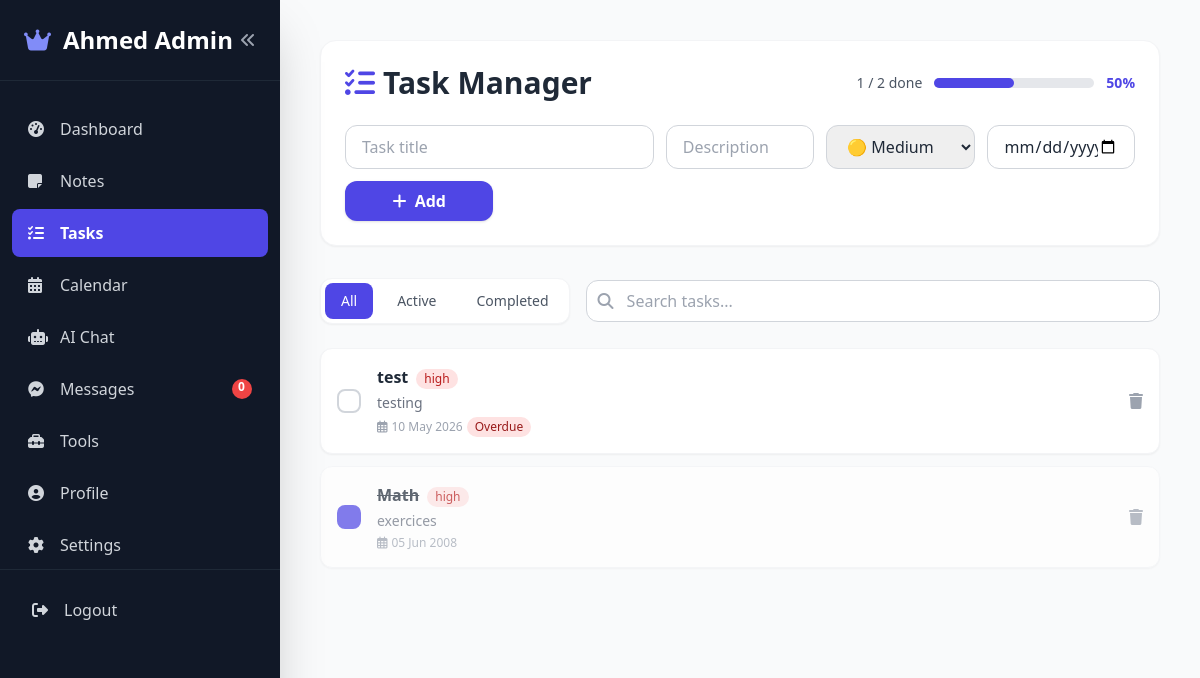
The page /tasks (signed in) on the database its author committed.
### app/models.py (models this page shows, shortened)
class User(UserMixin, db.Model):
    id = db.Column(db.Integer, primary_key=True)
    username = db.Column(db.String(80), unique=True, nullable=False)
    email = db.Column(db.String(120), unique=True, nullable=False)
    password_hash = db.Column(db.String(256))
    avatar_url = db.Column(db.String(200), default="")
    bio = db.Column(db.Text, default="")
    cover_url = db.Column(db.String(500), default="")           # cover image URL
    skills = db.Column(db.Text, default="")                     # comma‑separated skills
    linkedin_url = db.Column(db.String(300), default="")
    github_url = db.Column(db.String(300), default="")
    twitter_url = db.Column(db.String(300), default="")
    website_url = db.Column(db.String(300), default="")
    theme = db.Column(db.String(10), default="light")
    font_family = db.Column(db.String(30), default="Inter")
    verification_code = db.Column(db.String(6), nullable=True)
    verification_code_expires = db.Column(db.DateTime, nullable=True)
    email_verified = db.Column(db.Boolean, default=False)
    notification_sound_url = db.Column(db.String(500),
                                       default="https://www.soundjay.com/buttons/sounds/button-09.mp3")
    notifications_enabled = db.Column(db.Boolean, default=True)
    unread_badge_enabled = db.Column(db.Boolean, default=True)
    notification_sound_enabled = db.Column(db.Boolean, default=True)
    default_reminder_minutes = db.Column(db.Integer, default=30)
    notes = db.relationship("Note", backref="author", lazy=True, cascade="all, delete-orphan")
    tasks = db.relationship("Task", backref="author", lazy=True, cascade="all, delete-orphan")
    events = db.relationship("Event", backref="author", lazy=True, cascade="all, delete-orphan")
    chats = db.relationship("Chat", backref="author", lazy=True, cascade="all, delete-orphan")
    owned_groups = db.relationship("ChatGroup", backref="owner", lazy=True, cascade="all, delete-orphan",
                                   foreign_keys="ChatGroup.owner_id")
    group_memberships = db.relationship("GroupMember", backref="user", lazy=True, cascade="all, delete-orphan")

class Task(db.Model):
    id = db.Column(db.Integer, primary_key=True)
    title = db.Column(db.String(200), nullable=False)
    description = db.Column(db.Text)
    completed = db.Column(db.Boolean, default=False)
    priority = db.Column(db.String(10), default="medium")
    due_date = db.Column(db.DateTime, nullable=True)
    created_at = db.Column(db.DateTime, default=datetime.utcnow)
    updated_at = db.Column(db.DateTime, default=datetime.utcnow, onupdate=datetime.utcnow)
    user_id = db.Column(db.Integer, db.ForeignKey("user.id"), nullable=False)

### app/routes/tasks.py (the view)
@tasks_bp.route("/tasks")
@login_required
def tasks():
    tasks_list = Task.query.filter_by(user_id=current_user.id).order_by(
        Task.completed, Task.priority.desc(), Task.due_date
    ).all()
    return render_template("tasks.html", tasks=tasks_list, today=date.today(), timedelta=timedelta)

### templates/tasks.html (shortened to what this page needs)
{% extends "base.html" %}
{% block content %}
<div class="max-w-5xl mx-auto">
  <div class="bg-white rounded-2xl shadow-sm border border-gray-100 p-6 mb-8">
    <div class="flex flex-col sm:flex-row sm:items-center sm:justify-between mb-6">
      <h2 class="text-3xl font-bold text-gray-800 flex items-center gap-2">
        <i class="fas fa-tasks text-indigo-600"></i> Task Manager
      </h2>
      {% if tasks %}
      <div class="flex items-center gap-3 mt-4 sm:mt-0">
        <span class="text-sm font-medium text-gray-600">
          {{ tasks | selectattr('completed', 'equalto', true) | list | length }} / {{ tasks | length }} done
        </span>
        <div class="w-40 bg-gray-200 rounded-full h-2.5">
          <div class="bg-indigo-600 h-2.5 rounded-full"
               style="width: {{ (tasks | selectattr('completed', 'equalto', true) | list | length / tasks | length * 100) | int }}%"></div>
        </div>
        <span class="text-sm font-semibold text-indigo-600">
          {{ (tasks | selectattr('completed', 'equalto', true) | list | length / tasks | length * 100) | int }}%
        </span>
      </div>
      {% endif %}
    </div>
    <form method="POST" action="{{ url_for('tasks.add_task') }}" class="grid grid-cols-1 md:grid-cols-5 gap-3">
      <input type="text" name="title" placeholder="Task title" required
             class="md:col-span-2 px-4 py-2 border border-gray-300 rounded-xl focus:ring-2 focus:ring-indigo-500 outline-none">
      <input type="text" name="description" placeholder="Description"
             class="px-4 py-2 border border-gray-300 rounded-xl">
      <select name="priority" class="px-4 py-2 border border-gray-300 rounded-xl">
        <option value="medium" selected>🟡 Medium</option>
      </select>
      <input type="date" name="due_date" class="px-4 py-2 border border-gray-300 rounded-xl">
      <button type="submit" class="bg-indigo-600 hover:bg-indigo-700 text-white font-semibold py-2 px-4 rounded-xl shadow transition">
        <i class="fas fa-plus mr-1"></i> Add
      </button>
    </form>
  </div>
  {% if tasks %}
  <div class="flex flex-col sm:flex-row sm:items-center gap-4 mb-6">
    <div class="flex gap-2 bg-white rounded-xl shadow-sm border border-gray-100 p-1">
      <button class="filter-btn active px-4 py-2 rounded-lg text-sm font-medium bg-indigo-600 text-white" data-filter="all">
        All
      </button>
      <button class="filter-btn px-4 py-2 rounded-lg text-sm font-medium text-gray-600 hover:bg-gray-100" data-filter="active">
        Active
      </button>
      <button class="filter-btn px-4 py-2 rounded-lg text-sm font-medium text-gray-600 hover:bg-gray-100" data-filter="completed">
        Completed
      </button>
    </div>
    <div class="flex-1 relative">
      <input type="text" id="search-input" placeholder="Search tasks..."
             class="w-full pl-10 pr-4 py-2 border border-gray-300 rounded-xl focus:ring-2 focus:ring-indigo-500 outline-none">
      <i class="fas fa-search absolute left-3 top-1/2 transform -translate-y-1/2 text-gray-400"></i>
    </div>
  </div>
  <div class="space-y-3" id="task-list">
    {% for task in tasks %}
    <div class="task-item bg-white rounded-xl shadow-sm border border-gray-100 p-4 flex items-center gap-4 transition hover:shadow-md
                {% if task.completed %}opacity-70 bg-gray-50 completed-task{% endif %}"
         data-status="{% if task.completed %}completed{% else %}active{% endif %}"
         data-title="{{ task.title | lower }}"
         data-desc="{{ (task.description or '') | lower }}">
      <label class="flex-shrink-0 relative cursor-pointer">
        <div class="w-6 h-6 border-2 border-gray-300 rounded-lg peer-checked:bg-indigo-600 peer-checked:border-indigo-600 flex items-center justify-center transition">
        </div>
      </label>
      <div class="flex-1 min-w-0">
        <div class="flex items-baseline gap-2 flex-wrap">
          <span class="font-semibold text-gray-800 {% if task.completed %}line-through{% endif %}">{{ task.title }}</span>
          <span class="text-xs px-2 py-0.5 rounded-full font-medium
                       {% if task.priority == 'high' %}bg-red-100 text-red-700
                       {% elif task.priority == 'medium' %}bg-yellow-100 text-yellow-700
                       {% else %}bg-blue-100 text-blue-700{% endif %}">
            {{ task.priority }}
          </span>
        </div>
        {% if task.description %}
        <p class="text-sm text-gray-500 mt-1 truncate">{{ task.description }}</p>
        {% endif %}
        {% if task.due_date %}
        <p class="text-xs text-gray-400 mt-1 flex items-center gap-1">
          <i class="far fa-calendar-alt"></i>
          {{ task.due_date.strftime('%d %b %Y') }}
          {% set due_date = task.due_date.date() if task.due_date else None %}
          {% if due_date and not task.completed %}
            {% if due_date == today %}
              <span class="bg-amber-100 text-amber-800 text-xs px-2 py-0.5 rounded-full font-medium">Today</span>
            {% elif due_date == today + timedelta(1) %}
              <span class="bg-indigo-100 text-indigo-800 text-xs px-2 py-0.5 rounded-full font-medium">Tomorrow</span>
            {% elif due_date < today %}
              <span class="bg-red-100 text-red-800 text-xs px-2 py-0.5 rounded-full font-medium">Overdue</span>
            {% elif (due_date - today).days <= 3 %}
              <span class="bg-amber-100 text-amber-800 text-xs px-2 py-0.5 rounded-full font-medium">Due soon</span>
            {% else %}
              <span class="bg-gray-100 text-gray-600 text-xs px-2 py-0.5 rounded-full">{{ (due_date - today).days }} days left</span>
            {% endif %}
          {% endif %}
        </p>
        {% endif %}
      </div>
      <a href="#" onclick="confirmTaskDelete('{{ url_for('tasks.delete_task', task_id=task.id) }}'); return false;"
         class="flex-shrink-0 text-gray-400 hover:text-red-500 transition">
        <i class="fas fa-trash"></i>
      </a>
    </div>
    {% endfor %}
  </div>
  {% else %}
  <div class="text-center py-16 bg-white rounded-2xl shadow-sm border border-gray-100">
    <i class="fas fa-check-circle text-5xl text-gray-300 mb-4"></i>
    <p class="text-gray-500 text-lg">No tasks yet. Add your first task above.</p>
  </div>
  {% endif %}
</div>
{% endblock %}

### templates/base.html (shortened to what this page needs)
<!DOCTYPE html>
<html lang="en" class="">
<head>
  <script src="https://cdn.tailwindcss.com"></script>
  <link rel="stylesheet" href="https://cdnjs.cloudflare.com/ajax/libs/font-awesome/6.5.1/css/all.min.css">
  <link href="https://cdn.jsdelivr.net/npm/fullcalendar@6.1.11/index.global.min.css" rel="stylesheet">
  <link rel="stylesheet" href="https://cdn.jsdelivr.net/npm/glightbox/dist/css/glightbox.min.css" />
  <link href="https://cdnjs.cloudflare.com/ajax/libs/prism/1.29.0/themes/prism-tomorrow.min.css" rel="stylesheet" />
  <link href="https://cdnjs.cloudflare.com/ajax/libs/prism/1.29.0/plugins/line-numbers/prism-line-numbers.min.css" rel="stylesheet" />
  <link rel="stylesheet" href="https://cdn.jsdelivr.net/npm/katex@0.16.9/dist/katex.min.css">
  <link href="https://cdn.quilljs.com/1.3.7/quill.snow.css" rel="stylesheet">
</head>
<body class="bg-gray-50 dark:bg-gray-900 text-gray-800 dark:text-gray-200 antialiased">
  <aside id="sidebar" class="sidebar fixed top-0 left-0 h-full bg-gray-900 text-white z-50 transform -translate-x-full lg:translate-x-0 transition-transform duration-300 ease-in-out shadow-2xl" style="width: 280px;">
    <div class="sidebar-resize-handle"></div>
    <div class="p-6 border-b border-gray-800 flex items-center justify-between">
      <h1 id="sidebar-brand" class="text-2xl font-bold flex items-center gap-3 brand cursor-pointer">
        <i class="fas fa-crown text-indigo-400"></i>
        <span class="brand-text">{{ current_user.username if current_user.is_authenticated and current_user.email_verified else 'Ahmed' }}</span>
      </h1>
      <button id="global-sidebar-toggle" class="text-gray-400 hover:text-white transition focus:outline-none" title="Toggle sidebar">
        <i class="fas fa-angle-double-left"></i>
      </button>
    </div>
    {% if current_user.is_authenticated and current_user.email_verified %}
    <nav class="mt-6 flex-1 space-y-1 px-3">
      <a href="{{ url_for('dashboard.dashboard') }}" class="flex items-center gap-3 px-4 py-3 rounded-lg text-gray-300 hover:bg-gray-800 hover:text-white transition {{ 'bg-indigo-600 text-white font-semibold' if request.endpoint == 'dashboard.dashboard' }}">
        <i class="fas fa-tachometer-alt w-5"></i> <span>Dashboard</span>
      </a>
      <a href="{{ url_for('notes.notes') }}" class="flex items-center gap-3 px-4 py-3 rounded-lg text-gray-300 hover:bg-gray-800 hover:text-white transition {{ 'bg-indigo-600 text-white font-semibold' if request.endpoint in ['notes.notes', 'notes.edit_note'] }}">
        <i class="fas fa-sticky-note w-5"></i> <span>Notes</span>
      </a>
      <a href="{{ url_for('tasks.tasks') }}" class="flex items-center gap-3 px-4 py-3 rounded-lg text-gray-300 hover:bg-gray-800 hover:text-white transition {{ 'bg-indigo-600 text-white font-semibold' if request.endpoint == 'tasks.tasks' }}">
        <i class="fas fa-tasks w-5"></i> <span>Tasks</span>
      </a>
      <a href="{{ url_for('calendar.calendar') }}" class="flex items-center gap-3 px-4 py-3 rounded-lg text-gray-300 hover:bg-gray-800 hover:text-white transition {{ 'bg-indigo-600 text-white font-semibold' if request.endpoint == 'calendar.calendar' }}">
        <i class="fas fa-calendar-alt w-5"></i> <span>Calendar</span>
      </a>
      <a href="{{ url_for('chat.chat_list') }}" class="flex items-center gap-3 px-4 py-3 rounded-lg text-gray-300 hover:bg-gray-800 hover:text-white transition {{ 'bg-indigo-600 text-white font-semibold' if request.endpoint in ['chat.chat_list', 'chat.chat_view'] }}">
        <i class="fas fa-robot w-5"></i> <span>AI Chat</span>
      </a>
      <a href="{{ url_for('user_chat.user_chat') }}" id="user-chat-link" class="flex items-center gap-3 px-4 py-3 rounded-lg text-gray-300 hover:bg-gray-800 hover:text-white transition {{ 'bg-indigo-600 text-white font-semibold' if request.endpoint == 'user_chat.user_chat' }}">
        <i class="fab fa-facebook-messenger w-5"></i> <span>Messages</span>
        <span id="unread-badge" class="ml-auto bg-red-500 text-white text-xs font-bold rounded-full min-w-[20px] h-5 flex items-center justify-center px-1.5 hidden">0</span>
      </a>
      <a href="{{ url_for('tools.tools_page') }}" class="flex items-center gap-3 px-4 py-3 rounded-lg text-gray-300 hover:bg-gray-800 hover:text-white transition {{ 'bg-indigo-600 text-white font-semibold' if request.endpoint and request.endpoint.startswith('tools.') }}">
        <i class="fas fa-toolbox w-5"></i> <span>Tools</span>
      </a>
      <a href="{{ url_for('profile.profile') }}" class="flex items-center gap-3 px-4 py-3 rounded-lg text-gray-300 hover:bg-gray-800 hover:text-white transition {{ 'bg-indigo-600 text-white font-semibold' if request.endpoint == 'profile.profile' }}">
        <i class="fas fa-user-circle w-5"></i> <span>Profile</span>
      </a>
      <a href="{{ url_for('settings.settings') }}" class="flex items-center gap-3 px-4 py-3 rounded-lg text-gray-300 hover:bg-gray-800 hover:text-white transition {{ 'bg-indigo-600 text-white font-semibold' if request.endpoint == 'settings.settings' }}">
        <i class="fas fa-cog w-5"></i> <span>Settings</span>
      </a>
    </nav>
    {% endif %}
    <div class="p-4 border-t border-gray-800 mt-auto">
      {% if current_user.is_authenticated %}
      <a href="{{ url_for('auth.logout') }}" class="flex items-center gap-3 px-4 py-3 rounded-lg text-gray-300 hover:bg-red-600 hover:text-white transition">
        <i class="fas fa-sign-out-alt w-5"></i> <span class="nav-bottom-text">Logout</span>
      </a>
      {% endif %}
    </div>
  </aside>
  <div class="lg:ml-72 min-h-screen main-content" id="main-content">
    <main class="p-6 lg:p-10">
      {% block content %}{% endblock %}
    </main>
  </div>
</body>
</html>

### templates/base.html (style rules this page uses)
body, .sidebar, .main-content, .bg-white, .bg-gray-50 { transition: background-color 0.2s, color 0.2s; }
.sidebar { width: 280px; transition: width 0.3s cubic-bezier(0.4, 0, 0.2, 1); overflow-x: hidden; white-space: nowrap; }
.main-content { margin-left: 280px; transition: margin-left 0.3s cubic-bezier(0.4, 0, 0.2, 1); }
.brand-text, .sidebar a span, .nav-bottom-text { display: inline-block; max-width: 200px; overflow: hidden; transition: max-width 0.3s cubic-bezier(0.4,0,0.2,1), opacity 0.2s; opacity: 1; vertical-align: middle; }
.sidebar-resize-handle { position: absolute; top: 0; right: -4px; width: 8px; height: 100%; cursor: col-resize; z-index: 1000; }

### rows shown on the page
User: email_verified+username "Ahmed Admin"
Task: title "test", priority "high", description "testing", due_date "10 May 2026", completed "Overdue"
Task: title "Math", priority "high", description "exercices", due_date "05 Jun 2008"

### other values the page prints
{{ tasks | selectattr('completed', 'equalto', true) | list | length }} "1"
{{ tasks | length }} "2"
